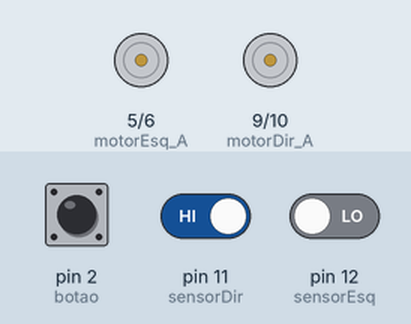
Simulated run of this sketch. Board: Arduino Uno, built with avr-gcc and run on an emulated ATmega328P. On the bench: motor-driver pin pairs drawn as motors (green arrow = first pin HIGH = forward, orange = second pin HIGH = backward, longer = more drive). Inputs (shaded band) come from the test bench; at power-on: pin 2 (botao) HIGH, pin 11 (sensorDir) HIGH, pin 12 (sensorEsq) LOW. What the sketch prints to the serial monitor is not drawn.

Above: at 0.1 s.
At 0.6 s:
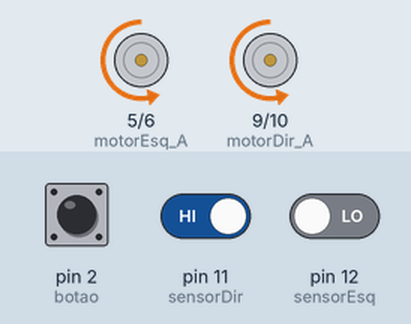
Timing chart, 0 to 40.5 s (numbered marks = the images above):
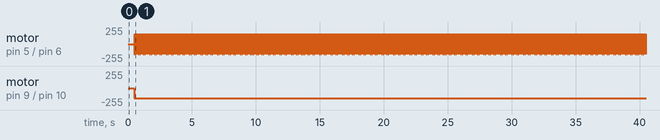

The sketch:

Codeprime1.0.ino
```cpp
/*----------------RELATORIO DO CÓDIGO----------------
*
* Obs: Código bom não sai da arena, porém tem vários defeitos, como principalmente velocidade de ataque, movimento, porém o terrorista não cai de nenhuma forma da arena…
*
*/
#include <Ultrasonic.h>
Ultrasonic ultrasonic(8, 7); // TRIG = 8, ECHO = 7

// Sensores de linha
const int sensorTras = 13; //AD
const int sensorEsq = 12; //FE
const int sensorDir = 11; //FD

// Botão de ativação
const int botao = 2;

// Ponte H (Motores)
const int motorEsq_A = 5;
const int motorEsq_B = 6;
const int motorDir_A = 9;
const int motorDir_B = 10;

// Parâmetros
const int velocidade = 150;          // PWM ajustado para ~195RPM
const int tempoRecuo = 10;          // ms
const int tempoGiro = 10;           // ms
const int alcanceAtaque = 10;        // cm
const int tempoInicial = 500;       // ms (contagem regressiva)

// ============ SETUP ============
void setup() {
  // Sensores de linha
  pinMode(sensorTras, INPUT);
  pinMode(sensorEsq, INPUT);
  pinMode(sensorDir, INPUT);

  // Botão
  pinMode(botao, INPUT_PULLUP);

  // Motores
  pinMode(motorEsq_A, OUTPUT);
  pinMode(motorEsq_B, OUTPUT);
  pinMode(motorDir_A, OUTPUT);
  pinMode(motorDir_B, OUTPUT);

  Serial.begin(9600);
  parar();

  // Aguardar botão pressionado
  Serial.println("Aguardando botão...");
  while (digitalRead(botao) == LOW) {
    parar();
    delay(10);
  }

  Serial.println("Ativando em 1 segundos...");
  delay(tempoInicial);
}

// ============ LOOP PRINCIPAL ============
void loop() {
  // Proteção de borda
  if (digitalRead(sensorDir) == LOW || digitalRead(sensorEsq) == LOW || digitalRead(sensorTras) == LOW) {
    Serial.println("Linha detectada! Recuando e girando...");
    re();
    delay(tempoRecuo);
    girar();
    delay(tempoGiro);
    return;
  }

  // Leitura da distância
  int cm = ultrasonic.read(CM);

  if (cm > 0 && cm <= alcanceAtaque) {
    Serial.println("Inimigo detectado! Atacando...");
    atacar();
    delay(0); // pequeno impulso
    return;
  }

  // Movimento padrão de busca
  frente();
  delay(1250);
}

// ============ FUNÇÕES DE MOVIMENTO ============

void frente() {
  Serial.println("Frente");
  analogWrite(motorEsq_A, velocidade);
  analogWrite(motorEsq_B, 0);
  analogWrite(motorDir_A, velocidade);
  analogWrite(motorDir_B, 0);
}

void re() {
  Serial.println("Ré");
  analogWrite(motorEsq_A, 0);
  analogWrite(motorEsq_B, velocidade);
  analogWrite(motorDir_A, 0);
  analogWrite(motorDir_B, velocidade);
}

void girar() {
  Serial.println("Girando");
  analogWrite(motorEsq_A, velocidade);
  analogWrite(motorEsq_B, 0);
  analogWrite(motorDir_A, 0);
  analogWrite(motorDir_B, velocidade);
}

void atacar() {
  Serial.println("Atacar!");
  analogWrite(motorEsq_A, velocidade);
  analogWrite(motorEsq_B, 0);
  analogWrite(motorDir_A, velocidade);
  analogWrite(motorDir_B, 0);
}

void parar() {
  analogWrite(motorEsq_A, 0);
  analogWrite(motorEsq_B, 0);
  analogWrite(motorDir_A, 0);
  analogWrite(motorDir_B, 0);
}
```

Measured:
- by itself, motor on pin 5 (motorEsq_A) / pin 6 (motorEsq_B): alternates forward 150/255 for 0.05 s and backward 150/255 for 0.01 s
- by itself, motor on pin 9 (motorDir_A) / pin 10 (motorDir_B): stopped → backward 150/255 at 0.50 s
